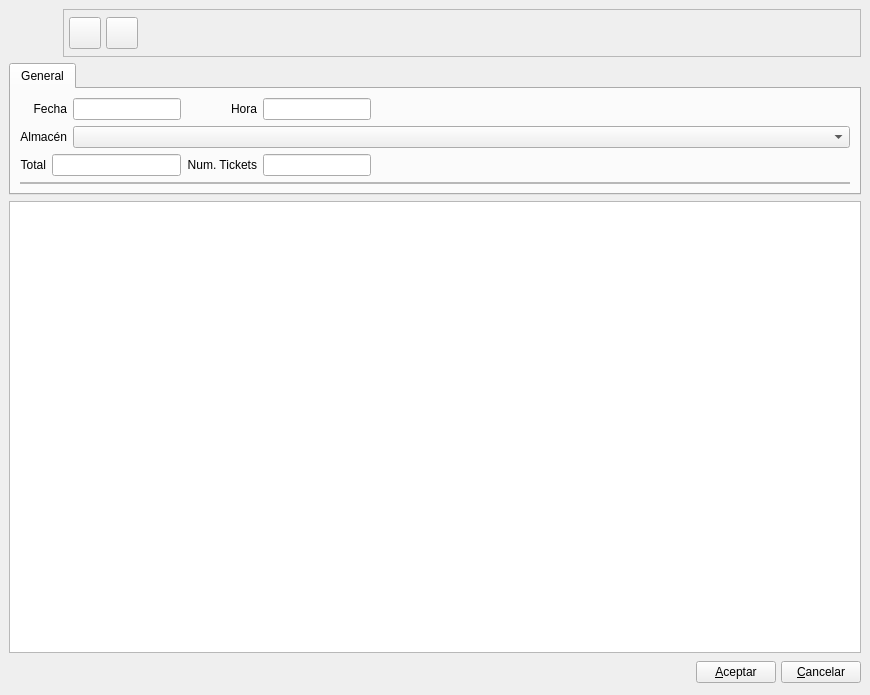
<ui version="4.0" >
 <author>Tomeu Borras Riera</author>
 <class>ZBase</class>
 <widget class="QWidget" name="ZBase" >
  <property name="geometry" >
   <rect>
    <x>0</x>
    <y>0</y>
    <width>870</width>
    <height>695</height>
   </rect>
  </property>
  <property name="windowTitle" >
   <string>Cuadre de Caja</string>
  </property>
  <property name="windowIcon" >
   <iconset resource="../../../bulmages.qrc" >:/Bulmafact48x48/images/png/48x48/i_bulmages_cobros.48x48.png</iconset>
  </property>
  <layout class="QVBoxLayout" >
   <property name="margin" >
    <number>9</number>
   </property>
   <property name="spacing" >
    <number>6</number>
   </property>
   <item>
    <layout class="QHBoxLayout" >
     <property name="margin" >
      <number>0</number>
     </property>
     <property name="spacing" >
      <number>6</number>
     </property>
     <item>
      <widget class="QLabel" name="label" >
       <property name="minimumSize" >
        <size>
         <width>48</width>
         <height>48</height>
        </size>
       </property>
       <property name="maximumSize" >
        <size>
         <width>48</width>
         <height>48</height>
        </size>
       </property>
       <property name="text" >
        <string/>
       </property>
       <property name="pixmap" >
        <pixmap resource="../../../bulmages.qrc" >:/Images/cash.svg</pixmap>
       </property>
      </widget>
     </item>
     <item>
      <widget class="QFrame" name="frame" >
       <property name="frameShape" >
        <enum>QFrame::StyledPanel</enum>
       </property>
       <property name="frameShadow" >
        <enum>QFrame::Raised</enum>
       </property>
       <layout class="QHBoxLayout" >
        <property name="margin" >
         <number>5</number>
        </property>
        <property name="spacing" >
         <number>5</number>
        </property>
        <item>
         <widget class="QToolButton" name="mui_guardar" >
          <property name="minimumSize" >
           <size>
            <width>32</width>
            <height>32</height>
           </size>
          </property>
          <property name="maximumSize" >
           <size>
            <width>32</width>
            <height>32</height>
           </size>
          </property>
          <property name="toolTip" >
           <string>Guardar almacen</string>
          </property>
          <property name="whatsThis" >
           <string>Guardar almacen</string>
          </property>
          <property name="text" >
           <string/>
          </property>
          <property name="icon" >
           <iconset resource="../../../bulmages.qrc" >:/Images/edit-save.svg</iconset>
          </property>
          <property name="iconSize" >
           <size>
            <width>32</width>
            <height>32</height>
           </size>
          </property>
          <property name="shortcut" >
           <string>Ctrl+S</string>
          </property>
         </widget>
        </item>
        <item>
         <widget class="QToolButton" name="mui_borrar" >
          <property name="minimumSize" >
           <size>
            <width>32</width>
            <height>32</height>
           </size>
          </property>
          <property name="maximumSize" >
           <size>
            <width>32</width>
            <height>32</height>
           </size>
          </property>
          <property name="toolTip" >
           <string>Borrar almacen</string>
          </property>
          <property name="whatsThis" >
           <string>Borrar almacen</string>
          </property>
          <property name="text" >
           <string/>
          </property>
          <property name="icon" >
           <iconset resource="../../../bulmages.qrc" >:Images/edit-delete.svg</iconset>
          </property>
          <property name="iconSize" >
           <size>
            <width>32</width>
            <height>32</height>
           </size>
          </property>
          <property name="shortcut" >
           <string>Ctrl+D</string>
          </property>
         </widget>
        </item>
        <item>
         <spacer>
          <property name="orientation" >
           <enum>Qt::Horizontal</enum>
          </property>
          <property name="sizeType" >
           <enum>QSizePolicy::Expanding</enum>
          </property>
          <property name="sizeHint" >
           <size>
            <width>41</width>
            <height>34</height>
           </size>
          </property>
         </spacer>
        </item>
       </layout>
      </widget>
     </item>
    </layout>
   </item>
   <item>
    <widget class="QTabWidget" name="mui_tab" >
     <property name="sizePolicy" >
      <sizepolicy>
       <hsizetype>7</hsizetype>
       <vsizetype>5</vsizetype>
       <horstretch>0</horstretch>
       <verstretch>0</verstretch>
      </sizepolicy>
     </property>
     <widget class="QWidget" name="tab_2" >
      <attribute name="title" >
       <string>General</string>
      </attribute>
      <layout class="QGridLayout" >
       <property name="margin" >
        <number>9</number>
       </property>
       <property name="spacing" >
        <number>6</number>
       </property>
       <item row="1" column="0" colspan="2" >
        <widget class="QLabel" name="textLabel1_4_4" >
         <property name="text" >
          <string>Almacén</string>
         </property>
         <property name="alignment" >
          <set>Qt::AlignRight|Qt::AlignTrailing|Qt::AlignVCenter</set>
         </property>
        </widget>
       </item>
       <item row="0" column="5" >
        <spacer>
         <property name="orientation" >
          <enum>Qt::Horizontal</enum>
         </property>
         <property name="sizeHint" >
          <size>
           <width>161</width>
           <height>20</height>
          </size>
         </property>
        </spacer>
       </item>
       <item row="3" column="0" colspan="6" >
        <widget class="QFrame" name="mui_frameplugin" >
         <property name="frameShape" >
          <enum>QFrame::StyledPanel</enum>
         </property>
         <property name="frameShadow" >
          <enum>QFrame::Raised</enum>
         </property>
        </widget>
       </item>
       <item row="0" column="0" colspan="2" >
        <widget class="QLabel" name="textLabel1_2_2_3_2" >
         <property name="text" >
          <string>Fecha</string>
         </property>
         <property name="alignment" >
          <set>Qt::AlignRight|Qt::AlignTrailing|Qt::AlignVCenter</set>
         </property>
         <property name="buddy" >
          <cstring>mui_fechaz</cstring>
         </property>
        </widget>
       </item>
       <item row="0" column="2" >
        <widget class="QLineEdit" name="mui_fechaz" >
         <property name="sizePolicy" >
          <sizepolicy>
           <hsizetype>5</hsizetype>
           <vsizetype>0</vsizetype>
           <horstretch>0</horstretch>
           <verstretch>0</verstretch>
          </sizepolicy>
         </property>
        </widget>
       </item>
       <item row="0" column="3" >
        <widget class="QLabel" name="textLabel1_2_2_3_3" >
         <property name="text" >
          <string>Hora</string>
         </property>
         <property name="alignment" >
          <set>Qt::AlignRight|Qt::AlignTrailing|Qt::AlignVCenter</set>
         </property>
         <property name="buddy" >
          <cstring>mui_fechaz</cstring>
         </property>
        </widget>
       </item>
       <item row="0" column="4" >
        <widget class="QLineEdit" name="mui_horaz" >
         <property name="sizePolicy" >
          <sizepolicy>
           <hsizetype>5</hsizetype>
           <vsizetype>0</vsizetype>
           <horstretch>0</horstretch>
           <verstretch>0</verstretch>
          </sizepolicy>
         </property>
        </widget>
       </item>
       <item row="2" column="3" >
        <widget class="QLabel" name="textLabel1_2_2_3_4" >
         <property name="text" >
          <string>Num. Tickets</string>
         </property>
         <property name="alignment" >
          <set>Qt::AlignRight|Qt::AlignTrailing|Qt::AlignVCenter</set>
         </property>
         <property name="buddy" >
          <cstring>mui_fechaz</cstring>
         </property>
        </widget>
       </item>
       <item row="2" column="0" >
        <widget class="QLabel" name="textLabel1_2_2_3_5" >
         <property name="text" >
          <string>Total</string>
         </property>
         <property name="alignment" >
          <set>Qt::AlignRight|Qt::AlignTrailing|Qt::AlignVCenter</set>
         </property>
         <property name="buddy" >
          <cstring>mui_fechaz</cstring>
         </property>
        </widget>
       </item>
       <item row="2" column="1" colspan="2" >
        <widget class="QLineEdit" name="mui_totalz" >
         <property name="sizePolicy" >
          <sizepolicy>
           <hsizetype>5</hsizetype>
           <vsizetype>0</vsizetype>
           <horstretch>0</horstretch>
           <verstretch>0</verstretch>
          </sizepolicy>
         </property>
        </widget>
       </item>
       <item row="2" column="4" >
        <widget class="QLineEdit" name="mui_numtickets" >
         <property name="sizePolicy" >
          <sizepolicy>
           <hsizetype>5</hsizetype>
           <vsizetype>0</vsizetype>
           <horstretch>0</horstretch>
           <verstretch>0</verstretch>
          </sizepolicy>
         </property>
        </widget>
       </item>
       <item row="1" column="2" colspan="4" >
        <widget class="BusquedaAlmacen" name="mui_idalmacen" />
       </item>
      </layout>
     </widget>
    </widget>
   </item>
   <item>
    <widget class="SubForm2Bf" name="mui_list" >
     <property name="sizePolicy" >
      <sizepolicy>
       <hsizetype>13</hsizetype>
       <vsizetype>7</vsizetype>
       <horstretch>0</horstretch>
       <verstretch>0</verstretch>
      </sizepolicy>
     </property>
    </widget>
   </item>
   <item>
    <layout class="QHBoxLayout" >
     <property name="margin" >
      <number>0</number>
     </property>
     <property name="spacing" >
      <number>5</number>
     </property>
     <item>
      <spacer>
       <property name="orientation" >
        <enum>Qt::Horizontal</enum>
       </property>
       <property name="sizeType" >
        <enum>QSizePolicy::Expanding</enum>
       </property>
       <property name="sizeHint" >
        <size>
         <width>201</width>
         <height>27</height>
        </size>
       </property>
      </spacer>
     </item>
     <item>
      <widget class="QPushButton" name="mui_aceptar" >
       <property name="text" >
        <string>&amp;Aceptar</string>
       </property>
      </widget>
     </item>
     <item>
      <widget class="QPushButton" name="mui_cancelar" >
       <property name="text" >
        <string>&amp;Cancelar</string>
       </property>
      </widget>
     </item>
    </layout>
   </item>
  </layout>
 </widget>
 <layoutdefault spacing="4" margin="3" />
 <customwidgets>
  <customwidget>
   <class>SubForm2Bf</class>
   <extends>QTableWidget</extends>
   <header>subform2bf.h</header>
  </customwidget>
  <customwidget>
   <class>BusquedaAlmacen</class>
   <extends>QComboBox</extends>
   <header>busquedaalmacen.h</header>
  </customwidget>
 </customwidgets>
 <resources>
  <include location="../../../bulmages.qrc" />
 </resources>
 <connections/>
</ui>
